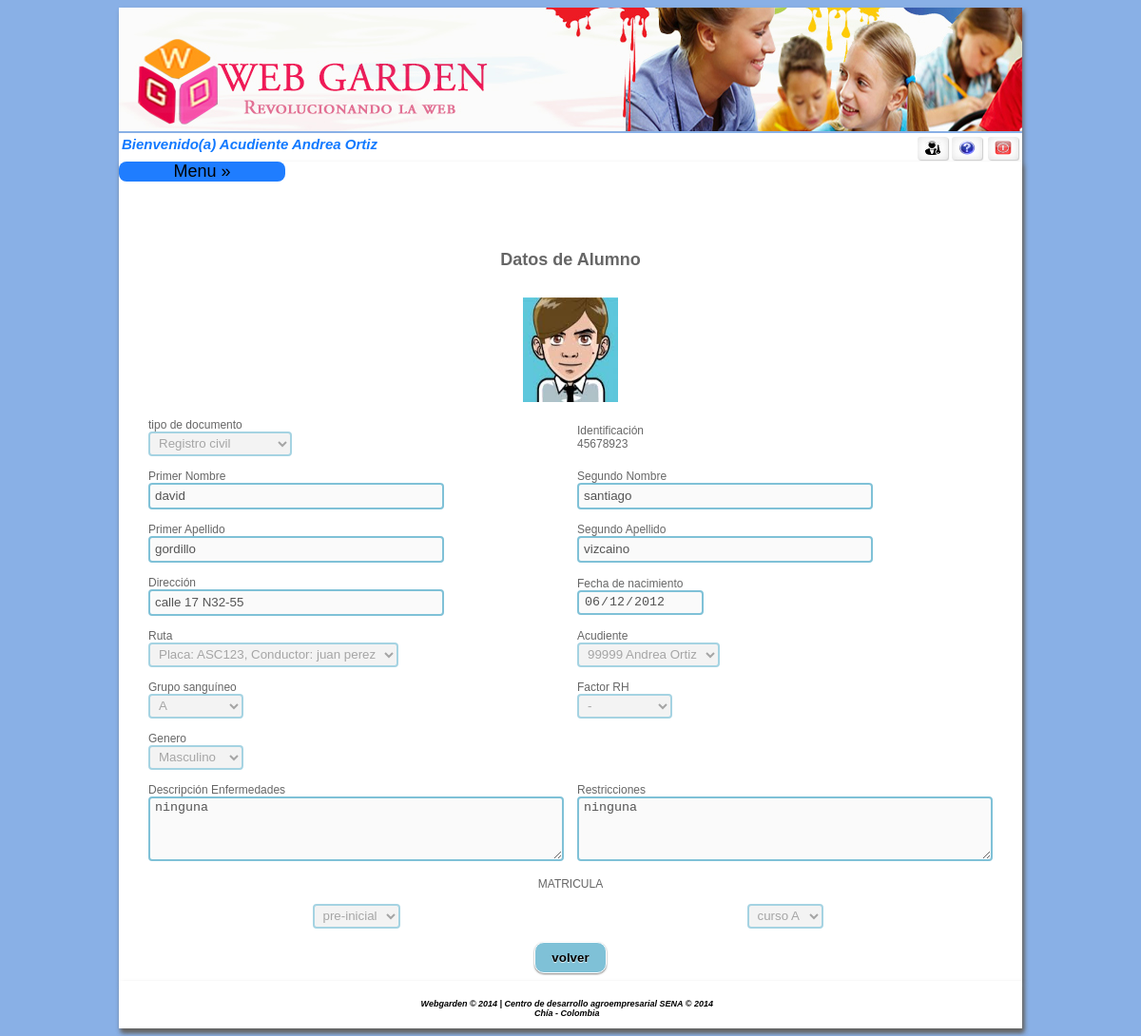
Before: /home.php?pr=45678923&acceso=124 (signed in) with the older database file.
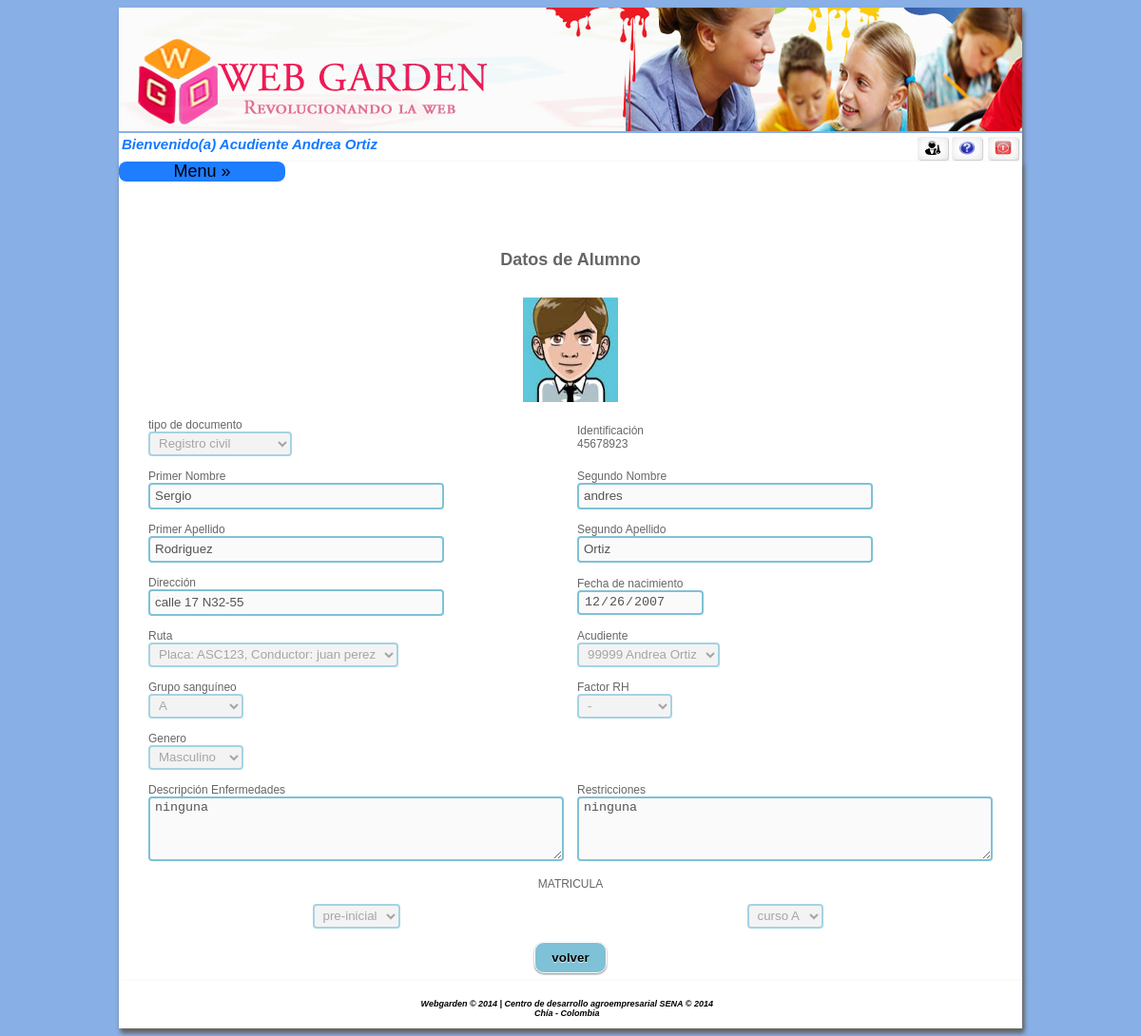
After: the same page with the newer database file.
### tables this page shows
CREATE TABLE IF NOT EXISTS `alumno` (
  `identificacion` int(11) NOT NULL,
  `prinombre` varchar(15) NOT NULL,
  `segnombre` varchar(20) DEFAULT NULL,
  `priapellido` varchar(15) NOT NULL,
  `segapellido` varchar(20) DEFAULT NULL,
  `direccion` varchar(15) NOT NULL,
  `desenf` varchar(1000) NOT NULL,
  `retri` varchar(1000) NOT NULL,
  `idruta` int(11) NOT NULL,
  `acudiente` int(11) NOT NULL,
  `foto` varchar(300) NOT NULL,
  `genero` int(11) NOT NULL,
  `idcurso` int(11) NOT NULL,
  `rh` int(11) NOT NULL,
  `tipodoc` int(11) NOT NULL,
  `fecha_naci` date NOT NULL,
  `gruposan` int(11) NOT NULL
);

CREATE TABLE IF NOT EXISTS `curso` (
`idcurso` int(11) NOT NULL,
  `nombre` varchar(50) NOT NULL,
  `idnivel` int(11) NOT NULL,
  `idpersona` int(11) NOT NULL
);

### controlador/calumno.php (called while the page is built, shortened)
<?php
include("modelo/malumno.php");
$ins = new malumno();
$pr = isset($_GET["pr"]) ? $_GET["pr"] : NULL;
        ?>
        <?php
$dat = $ins->valor(3);
$dot = $ins->selruta();
$det = $ins->seldoc();
$grupo = $ins->valor(4);
$factor = $ins->valor(2);
$genero = $ins->valor(1);
$nivel = $ins->selniveled();
$datos = $ins->selalum();
$datosalumno = $ins->selalum1($pr);
$datoscur = $datosalumno[0]['idcurso'];
$datoscur2 = $ins->selcurso($datoscur);
$datosniv = $datoscur2[0]['idnivel'];
$datosniv2 = $ins->selnivel($datosniv);
?>

### modelo/malumno.php (called while the page is built, shortened)
<?php
include("controlador/conexion.php");
class malumno {
    function valor($idvalor) {
        $sql = "select idvalor, nombre from valor where idparametro='" . $idvalor . "';";
        $conexionBD = new conexion();
        $conexionBD->conectarBD();
        $data = $conexionBD->ejeCon($sql, 0);
        return $data;
    }
    function selruta() {
        $sql = "SELECT ru.idruta, ru.placa, ru.npuesto, ru.idconductor, us.prinombre as nombre,us.priapellido as apellido , ru.modelo ,ma.nombre as marca
FROM ruta as ru inner join persona as us on  ru.idconductor=us.identificacion
inner join marcaruta as ma  on ru.idmarca=ma.idmarca where idruta<>1;";
        $conexionBD = new conexion();
        $conexionBD->conectarBD();
        $data = $conexionBD->ejeCon($sql, 0);
        return $data;
    }
    function seldoc() {
        $sql = "SELECT per.identificacion,per.prinombre,per.priapellido,perf.activo,perf.perfil,perf.identificacion as identidad FROM persona as per inner join perxper as perf on per.identificacion=perf.identificacion where perf.perfil=1 AND perf.activo=1";
        $conexionBD = new conexion();
        $conexionBD->conectarBD();
        $data = $conexionBD->ejeCon($sql, 0);
        return $data;
    }
    function selniveled() {
        $sql = "SELECT * from nivel";
        $conexionBD = new conexion();
        $conexionBD->conectarBD();
        $data = $conexionBD->ejeCon($sql, 0);
        return $data;
    }
    function selalum() {
     $sql = "select alu.identificacion,alu.foto,alu.direccion ,alu.prinombre,alu.priapellido,cur.nombre curso ,val1.nombre as rh ,val2.nombre as grupos from alumno as alu inner join curso as cur on alu.idcurso=cur.idcurso inner join valor as val1 on alu.rh=val1.idvalor inner join valor as val2 on alu.gruposan=val2.idvalor ";
        $conexionBD = new conexion();
        $conexionBD->conectarBD();
        $data = $conexionBD->ejeCon($sql, 0);
        return $data;
    }
    function selalum1($iddocumento) {
        $sql = "SELECT * from alumno where identificacion='" .$iddocumento. "';";
        $conexionBD = new conexion();
        $conexionBD->conectarBD();
        $data = $conexionBD->ejeCon($sql, 0);
        return $data;
    }
    function selcurso($codcurso) {
        $sql = "select * from curso  WHERE idcurso='" . $codcurso . "';";
        $conexionBD = new conexion();
        $conexionBD->conectarBD();
        $data = $conexionBD->ejeCon($sql, 0);
        return $data;
    }
     function selnivel($codnivel) {
        $sql = "select * from nivel  WHERE idnivel='" . $codnivel . "';";
        $conexionBD = new conexion();
        $conexionBD->conectarBD();
        $data = $conexionBD->ejeCon($sql, 0);
        return $data;
    }
}

### controlador/configuracion.php (called while the page is built)
<?php
	$usu_db = "root";
	$pass_db = "";
	$serv_db = "localhost";
	$db = "webgarden";
?>

### controlador/conexion.php (called while the page is built, shortened)
<?php
class conexion{
	function conectarBD(){
		include("configuracion.php");
		$this->link = mysql_connect($serv_db,$usu_db,$pass_db);
		$db2= mysql_select_db($db);
	}
	function ejeCon($con, $op){
		$this->resultado = mysql_query($con) or
		die("La consulta fallo: ".mysql_error());
		if ($op==0){
			while ($linea = mysql_fetch_array($this->resultado)){
				$arrayResultado[] = $linea;
			}
		}else{
			$arrayResultado[] =0;
		}
		$resarr = isset($arrayResultado) ? $arrayResultado:NULL;
		if($resarr){
			return $arrayResultado;
		}
	}
}
?>

### controlador/conexion_sqlserver.php (called while the page is built, shortened)
<?php
class conexion_sqlserver{
	function conectarBD()
	{
		include("configuracion.php");
	}
	function ejecutarConsulta($consulta, $op)
	{
		$this->resultado = mysql_query($consulta) or die("La consulta fall&oacute;: ".mysql_error());
		if ($op==0){
			while ($linea = mysql_fetch_array($this->resultado))
			{
				$arrayResultado[] = $linea;
			}
		}else{
			$arrayResultado[] =0;
		}
		$resarr = isset($arrayResultado) ? $arrayResultado:NULL;
		if($resarr){
			return $arrayResultado;
		}
	}
}
?>

### vista/valumno1ac.php (the view, shortened to what the rows shown need)
<?php
include ("controlador/calumno.php");
?>
<center>
    <form name="form1" action="home.php?acceso=109" method="post"  onSubmit="return confirm('Por  favor primero  verifique  los datos ingresados  antes de hacer clic en  !aceptar!')" enctype="multipart/form-data" >
        <table width="700"  border="0" cellpadding="6">
            <tr>
                <td colspan="2" align="center">
                    <h2>Datos de Alumno</h2>
                </td>
            </tr>
            <tr>
                <td colspan="3" align="center"><output id="list" width='100' height='110'><img src='<?php echo $datosalumno[0]['foto'] ?>' width='100' height='110'/></output></td>
            </tr>
            <tr>
                <td colspan="0" align="left" > tipo de documento <br>
                    <select name="tdocapre" required disabled>
                        <?php
                        for ($i = 0; $i < count($dat); $i++) {
                            ?>
                            <option <?php if ($datosalumno[0]['tipodoc']==$dat[$i]['idvalor']) echo "SELECTED"  ?> value=" <?php echo $dat[$i]['idvalor'] ?>" /> <?php echo $dat[$i]['nombre'] ?> </option>
                        <?php } ?>
                    </select>
                </td>
                <td  colspan="1" align="left">Identificaci&oacute;n<br>
                  <?php echo $datosalumno[0]['identificacion'] ?>
                </td>
            </tr>
            <tr>
                <td colspan="1" align="left">Primer Nombre<br> <input type="text"  name="prinombre" size="35" maxlength="15" required="required" value="<?php echo $datosalumno[0]['prinombre'] ?>" disabled /></td>
                <td colspan="1" align="left">Segundo Nombre<br> <input type="text" name="segnombre" size="35" maxlength="20" disabled value="<?php echo $datosalumno[0]['segnombre'] ?>"   /></td>
            </tr>
            <tr>
                <td colspan="1" align="left">Primer Apellido<br> <input type="text"  name="priape" size="35" maxlength="15" required="required" disabled value="<?php echo $datosalumno[0]['priapellido'] ?>"/></td>
                <td colspan="1" align="left">Segundo Apellido<br><input type="text"  name="segape" size="35" maxlength="20" disabled value="<?php echo $datosalumno[0]['segapellido'] ?>" /></td>
            </tr>
            <tr>
                <td colspan="1" align="left">Direcci&oacute;n<br><input type="text" disabled  name="direc" size="35" maxlength="15" required="required" value="<?php echo $datosalumno[0]['direccion'] ?>" /></td>
                <td colspan="1" align="left">Fecha de nacimiento <br> <input type="date" disabled  name="fechanaci" size="35" maxlength="20" required="required" value="<?php echo $datosalumno[0]['fecha_naci'] ?>" /></td>
            </tr>
            <tr>
                <td colspan="0" align="left" >Ruta<br>
                    <select name="idruta" required disabled>
                        <?php
                        for ($i = 0; $i < count($dot); $i++) {
                            ?>
                            <option  <?php if ($datosalumno[0]['idruta']==$dot[$i]['idruta']) echo "SELECTED"  ?> value="<?php echo $dot[$i]['idruta'] ?>"/>Placa: <?php echo $dot[$i]['placa'] ?>
                        <?php } ?>
                    </select>
                </td>
                <td colspan="0" align="left" >Acudiente<br>
                    <select name="idacudiente" required disabled>
                        <?php
                        for ($i = 0; $i < count($det); $i++) {
                            ?>
                            <option <?php if ($datosalumno[0]['acudiente']==$det[$i]['identificacion']) echo "SELECTED"  ?> value=" <?php echo $det[$i]['identificacion'] ?>" /> <?php echo $det[$i]['identificacion'] ?> <?php echo $det[$i]['prinombre'] ?> <?php echo $det[$i]['priapellido'] ?></option>
                        <?php } ?>
                    </select>
                </td>
            </tr>
            <tr>
                <td colspan="0" align="left" >Grupo sangu&iacute;neo <br>
                    <select name="gruposan" required disabled>
                        <?php
                        for ($i = 0; $i < count($grupo); $i++) {
                            ?>
                            <option <?php if ($datosalumno[0]['gruposan']==$grupo[$i]['idvalor']) echo "SELECTED"  ?> value=" <?php echo $grupo[$i]['idvalor'] ?>" /> <?php echo $grupo[$i]['nombre'] ?> </option>
                        <?php } ?>
                    </select>
                </td>
                <td colspan="0" align="left" >Factor RH<br>
                    <select name="factorrh" required disabled>
                        <?php
                        for ($i = 0; $i < count($factor); $i++) {
                            ?>
                            <option <?php if ($datosalumno[0]['rh']==$factor[$i]['idvalor']) echo "SELECTED"  ?> value=" <?php echo $factor[$i]['idvalor'] ?>" /> <?php echo $factor[$i]['nombre'] ?> </option>
                        <?php } ?>
                    </select>
                </td>
            </tr>
            <tr>
                <td colspan="0" align="left" >Genero<br>
                    <select name="genero" required disabled>
                        <?php
                        for ($i = 0; $i < count($genero); $i++) {
                            ?>
                            <option <?php if ($datosalumno[0]['genero']==$genero[$i]['idvalor']) echo "SELECTED"  ?> value=" <?php echo $genero[$i]['idvalor'] ?>" /> <?php echo $genero[$i]['nombre'] ?> </option>
                        <?php } ?>
                    </select>
            <tr>
                <td colspan="0" align="left" > Descripci&oacute;n Enfermedades<br>
                    <textarea disabled name="descripcion" maxlength="1000" required="required" rows="4" cols="51"><?php echo $datosalumno[0]['desenf']?></textarea></td>
                <td colspan="0" align="left" >Restricciones<br>
                    <textarea disabled name="restri" maxlength="1000" required="required" rows="4" cols="51"><?php echo $datosalumno[0]['retri']?></textarea></td>
            </tr>
            <tr>
                <td colspan="3" align="center" >MATRICULA<br>
                </td>
            </tr>
            <tr>
                <td colspan="0" align="left" >
                    <div align="center" >
                        <select name="nivel" disabled  onchange="javascript:Recargarcursos(this.value);" required>
                            <?php
                            include("./controlador/conexion_sqlserver.php");
                            $sql = "SELECT idnivel,nombre FROM nivel ORDER BY idnivel";
                            $conexionBD = new conexion_sqlserver();
                            $conexionBD->conectarBD();
                            $data = $conexionBD->ejecutarConsulta($sql, 0);
                            for ($i = 0; $i < count($data); $i++) {
                                ?>
                                <option <?php if ($datosniv==$data[$i]['idnivel']) echo "SELECTED"  ?> value="<?php echo $data[$i]['idnivel'] ?>"><?php echo $data[$i]['nombre'] ?></option>
                            <?php } ?>
                        </select>
                    </div>
                </td><td>
                    <div  align="center" id="reloadMunicipio">
                        <select name="idcurso" id="id_estado" disabled>
                            <option selected="selected" value="<?php echo $datoscur2[0]['idcurso'] ?>"/> <?php echo $datoscur2[0]['nombre']  ?>  </option>
                        </select>
                    </div>
                </td>
            </tr>
            <tr>
                <td colspan="2"align="center">
                     <input type="button" onclick="location.href='home.php?acceso=123'" value="volver"/>
                </td>
            </tr>
        </table>
    </form>
</center>

Changed rows visible on the page:
changed alumno "calle 17 N32-55": prinombre "david" → "Sergio"; segnombre "santiago" → "andres"; priape "gordillo" → "Rodriguez"; segape "vizcaino" → "Ortiz"; fechanaci "06/12/2012" → "12/26/2007"
